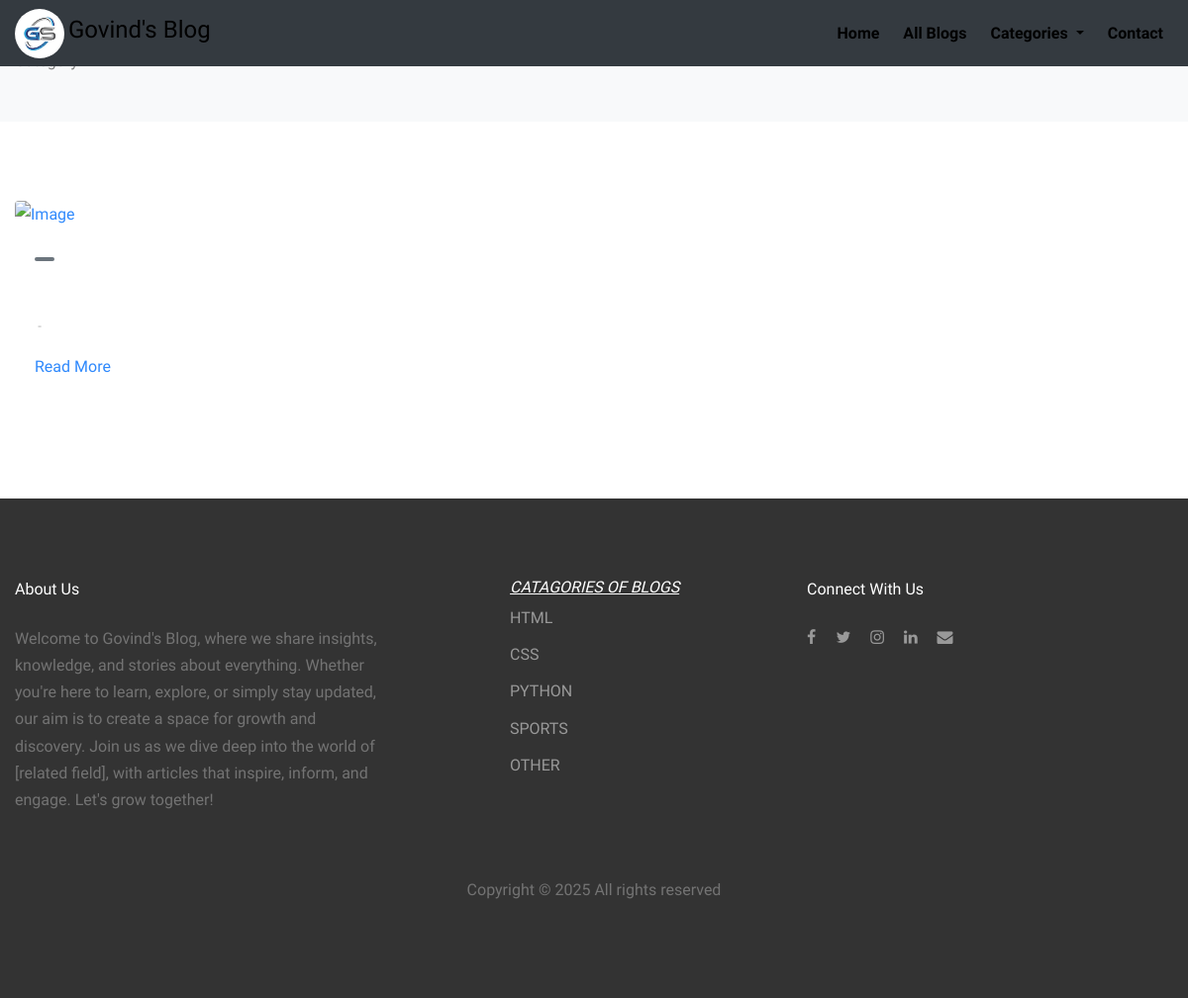
The app's page /catagories/ with its own data.
### app1/models.py (models this page shows, shortened)
class Home(models.Model):
    sno = models.AutoField(primary_key=True)
    title = models.CharField(max_length=255, blank=True, null=True)
    about = models.TextField()
    copyright = models.CharField(max_length=255, blank=True, null=True)
    address = models.CharField(max_length=255, blank=True, null=True)
    phone = models.CharField(max_length=255, blank=True, null=True)
    facebook = models.CharField(max_length=255, blank=True, null=True)
    twitter = models.CharField(max_length=255, blank=True, null=True)
    instagram = models.CharField(max_length=255, blank=True, null=True)
    linkdin = models.CharField(max_length=255, blank=True, null=True)
    email = models.CharField(max_length=255, blank=True, null=True)

class Catagory(models.Model):
    sno = models.AutoField(primary_key=True)
    name = models.CharField(max_length=255, blank=True, null=True)

### app1/views.py (the view)
# urls.py: path('catagories/', catagories),
def catagories(request):
    home = Home.objects.all()
    cat = Catagory.objects.all()
    return render(request, "category.html",{"home":home,"cat":cat})

### app1/templates/category.html (shortened to what this page needs)
{% extends "base.html" %}
{% load static %}
{% block m1 %}
    <div class="py-5 bg-light">
      <div class="container">
        <div class="row">
          <div class="col-md-6">
            <span>Category</span>
          </div>
        </div>
      </div>
    </div>
    <div class="site-section bg-white">
      <div class="container">
        <div class="row">
          <div class="col-lg-4 mb-4">
            <div class="entry2">
              <a href="{{post.slug}}"><img src="{{post.image.url}}" alt="Image" class="img-fluid rounded"></a>
              <div class="excerpt">
              <span class="post-category text-white bg-secondary mb-3">{{post.category.title}}</span>
              <div class="post-meta align-items-center text-left clearfix">
                <span>&nbsp;-&nbsp; {{post.date | safe}}</span>
              </div>
                <p><a href="{{post.slug}}">Read More</a></p>
              </div>
            </div>
          </div>
        </div>
    </div>
  </div>
{% endblock %}

### app1/templates/base.html (shortened to what this page needs)
<!DOCTYPE html>
<html lang="en">
  <head>
    {% load static %}
    <link rel="stylesheet" href="{% static 'fonts/icomoon/style.css' %}">
    <link rel="stylesheet" href="{% static 'css/bootstrap.min.css' %}">
    <link rel="stylesheet" href="{% static 'css/magnific-popup.css' %}">
    <link rel="stylesheet" href="{% static 'css/jquery-ui.css' %}">
    <link rel="stylesheet" href="{% static 'css/owl.carousel.min.css' %}">
    <link rel="stylesheet" href="{% static 'css/owl.theme.default.min.css' %}">
    <link rel="stylesheet" href="{% static 'css/bootstrap-datepicker.css' %}">
    <link rel="stylesheet" href="{% static 'fonts/flaticon/font/flaticon.css' %}">
    <link rel="stylesheet" href="{% static 'css/aos.css' %}">
    <link rel="stylesheet" href="{% static 'css/style.css' %}">
  </head>
  <body>
  <div class="site-wrap">
    <header class="site-navbar bg-dark" role="banner" style="position:fixed;top:0px;">
      <div class="container-fluid">
        <div class="row align-items-center">
          <div class="col-4 site-logo">
            <img src="../static/images/logogs.jpg" class="mt-0" height="50px" width="50px" style="border-radius:100%;" />
            {% for post in home %}
            <a href="../" class="text-black h2">{{post.title}}</a>
            {% endfor %}
          </div>
          <div class="col-8 text-right">
            <nav class="site-navigation" role="navigation">
              <ul class="site-menu js-clone-nav mr-auto d-none d-lg-block mb-0">
                <li><a href="../home">Home</a></li>
                <li><a href="../all_blogs">All Blogs</a></li>
                <li class="nav-item dropdown">
                  <a class="nav-link dropdown-toggle" href="#" id="navbarDropdown" role="button" data-toggle="dropdown" aria-haspopup="true" aria-expanded="false">
                    Categories
                  </a>
                </li>
                <li><a href="../contact">Contact</a></li>
              </ul>
            </nav>
            <a href="#" class="site-menu-toggle js-menu-toggle text-black d-inline-block d-lg-none"></a></div>
          </div>
      </div>
  </header>
      {% block m1 %}
      {% endblock %}
   <div class="site-footer">
      <div class="container">
        <div class="row mb-5">
          <div class="col-md-4">
            <h3 class="footer-heading mb-4">About Us</h3>
            {% for post in home %}
            <p>{{post.about}}</p>
            {% endfor %}
          </div>
          <div class="col-md-3 ml-auto">
            <h6 style="color:white;"><u><i>CATAGORIES OF BLOGS</i></u></h6>
            <ul class="list-unstyled float-left mr-5">
              {% for d in cat %}
              {% if forloop.counter < 7 %}
                <li><a href="../?catagories={{d.sno | safe}}">{{d.name | safe}}</a></li>
              {% endif %}
              {% endfor %}
            </ul>
          </div>
          <div class="col-md-4">
            <div>
              <h3 class="footer-heading mb-4">Connect With Us</h3>
              {% for post in home %}
              <p>
                <a href="{{post.facebook}}" target="_blank" ><span class="icon-facebook pt-2 pr-2 pb-2 pl-0"></span></a>
                <a href="{{post.twitter}}" target="_blank"><span class="icon-twitter p-2" ></span></a>
                <a href="{{post.instagram}}" target="_blank"><span class="icon-instagram p-2" ></span></a>
                <a href="{{post.linkdin}}" target="_blank"><span class="icon-linkedin p-2" ></span></a>
                <a href="{{post.email}}" target="_blank"><span class="icon-envelope p-2" ></span></a>
              </p>
              {% endfor %}
            </div>
          </div>
        </div>
        <div class="row">
          <div class="col-12 text-center">
            {% for post in home %}
            <p>
              Copyright &copy; <script>document.write(new Date().getFullYear());</script> {{post.copyright}}
              </p>
            {% endfor %}
          </div>
        </div>
      </div>
    </div>
  </div>
  </body>
</html>

### app1/static/css/style.css (style rules this page uses)
body { line-height: 1.7; color: gray; font-weight: 300; font-size: 1rem; background: #fff; font-family: "Muli", -apple-system, BlinkMacSystemFont, "Segoe UI", Roboto, "Helvetica Neue", Arial, sans-serif, "Apple Color Emoji", "Segoe UI Emoji", "Segoe UI Symbol", "Noto Color Emoji"; }
a { -webkit-transition: .3s all ease; -o-transition: .3s all ease; transition: .3s all ease; color: #2f89fc; }
h1, h2, h3, h4, h5, .h1, .h2, .h3, .h4, .h5 { font-family: "Muli", -apple-system, BlinkMacSystemFont, "Segoe UI", Roboto, "Helvetica Neue", Arial, sans-serif, "Apple Color Emoji", "Segoe UI Emoji", "Segoe UI Symbol", "Noto Color Emoji"; line-height: 1.5; color: #000; }
.text-black { color: #000 !important; }
.site-wrap:before { -webkit-transition: .3s all ease-in-out; -o-transition: .3s all ease-in-out; transition: .3s all ease-in-out; background: rgba(0, 0, 0, 0.6); content: ""; position: absolute; z-index: 2000; top: 0; left: 0; right: 0; bottom: 0; opacity: 0; visibility: hidden; }
.site-section { padding: 2.5em 0; }
@media (min-width: 768px) { .site-section { padding: 5em 0; } }
.site-footer { padding: 4em 0; background: #333333; }
@media (min-width: 768px) { .site-footer { padding: 5em 0; } }
.site-footer p { color: #737373; }
.site-footer h2, .site-footer h3, .site-footer h4, .site-footer h5 { color: #fff; }
.site-footer a { color: #999999; }
.site-footer ul li { margin-bottom: 10px; }
.site-footer .footer-heading { font-size: 16px; color: #fff; }
.site-navbar { margin-bottom: 0px; z-index: 1999; position: relative; width: 100%; background: #fff; }
.site-navbar .site-logo a { font-size: 1.5rem; }
.site-navbar .site-navigation .site-menu { margin-bottom: 0; }
.site-navbar .site-navigation .site-menu a { text-decoration: none !important; display: inline-block; }
.site-navbar .site-navigation .site-menu > li { display: inline-block; padding: 10px 10px; }
.site-navbar .site-navigation .site-menu > li > a { padding: 10px 0px; font-weight: 700; color: #000; text-decoration: none !important; }
.site-mobile-menu .site-nav-wrap { padding: 0; margin: 0; list-style: none; position: relative; }
.site-mobile-menu .site-nav-wrap a { padding: 10px 20px; display: block; position: relative; color: #212529; }
.site-mobile-menu .site-nav-wrap li { position: relative; display: block; }
.site-mobile-menu .site-nav-wrap > li { display: block; position: relative; float: left; width: 100%; }
.site-mobile-menu .site-nav-wrap > li > a { padding-left: 20px; font-size: 20px; }
.container { max-width: 1200px; }
.muted, .entry2 p { color: #666666; }
.post-meta { font-size: 13px; color: #b3b3b3; }
.post-category { display: inline-block; padding: 2px 10px; border-radius: 4px; letter-spacing: .2em; font-weight: 700; font-size: .6rem; text-transform: uppercase; }
.entry2 img { margin-bottom: 30px; }
.entry2 .excerpt { padding-left: 20px; padding-right: 20px; }
.entry2 .post-meta { color: #b3b3b3; font-size: 13px; width: 100%; display: block; }

### records on screen
Home: title "Govind's Blog", about "Welcome to Govind's Blog, where we share insights, knowledge, and stories about everything. Whether you're here to learn, explore, or simply stay updated, our aim is to create a space for growth and discovery. Join us as we dive deep into the world of [related field], with articles that inspire, inform, and engage. Let's grow together!", copyright "All rights reserved"
Catagory: name "HTML"
Catagory: name "CSS"
Catagory: name "PYTHON"
Catagory: name "SPORTS"
Catagory: name "OTHER"
